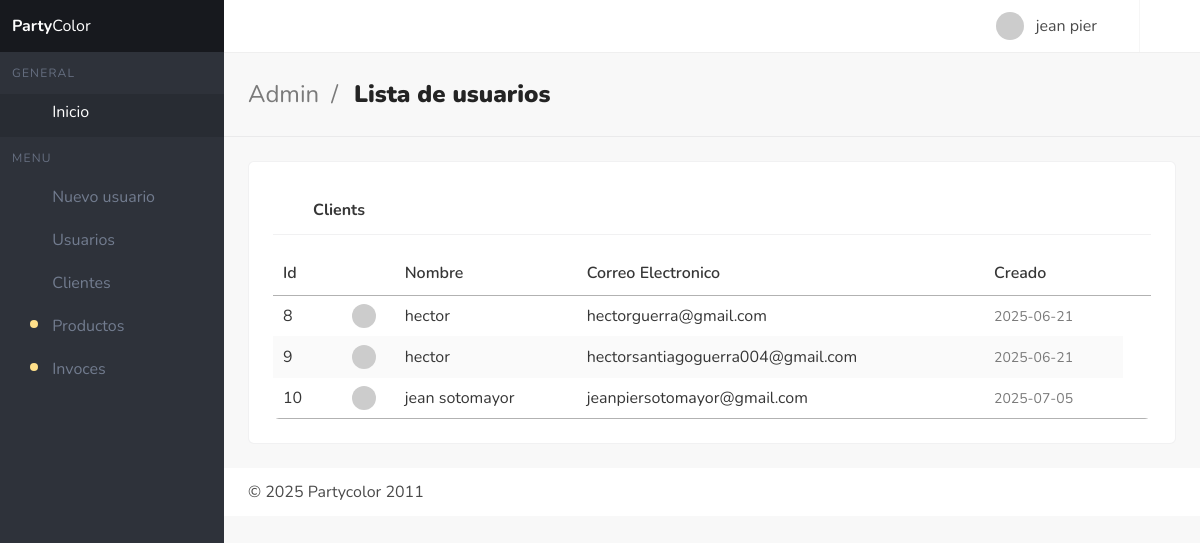
Screenshot of /interface/front-end/views/usuariosTienda.php (signed in) with the database file from the repository.
### tables this page shows
CREATE TABLE `users` (
  `id` int(11) NOT NULL,
  `name` varchar(255) NOT NULL,
  `email` varchar(255) NOT NULL,
  `password` varchar(255) NOT NULL,
  `fecha_creacion` date NOT NULL DEFAULT current_timestamp(),
  `token` varchar(255) NOT NULL,
  `password_request` int(11) NOT NULL DEFAULT 2
);

### interface/back-end/funciones/traerUsuariosTienda.php (called while the page is built)
<?php
$con = new conexion();
$pdo = $con->conectar();
try {
    $sql = "SELECT id, name, email, fecha_creacion FROM users";
$stmt = $pdo->prepare($sql);
$stmt->execute();
$resultado = $stmt->fetchALL(PDO::FETCH_ASSOC);
} catch (PDOexception $e) {
    echo "Error en la consulta: " . $e->getMessage();
};
?>

### interface/front-end/views/usuariosTienda.php (the view, shortened to what this page needs)
<?php
if (!isset($_SESSION['id']) || !isset($_SESSION['name']) || $_SESSION['rol'] != 1) {
  echo "<meta http-equiv='refresh' content='0; url=index.php?alert=1'>";
} else {
  require_once '../../back-end/funciones/traerUsuariosTienda.php'
?>
  <!DOCTYPE html>
  <html lang="en" class="has-aside-left has-aside-mobile-transition has-navbar-fixed-top has-aside-expanded">
  <head>
    <link rel="stylesheet" href="../assets/css/vistaDeUsuarios.css">
    <link rel="stylesheet" href="../assets/css/main.min.css">
    <link rel="stylesheet" type="text/css" href="https://cdn.datatables.net/1.11.5/css/jquery.dataTables.min.css">
  </head>
  <body>
    <div id="app">
      <?php require_once '../components/nav.php' ?>
      <?php require_once '../components/aside.php' ?>
      <section class="section is-title-bar">
        <div class="level">
          <div class="level-left">
            <div class="level-item">
              <ul>
                <li>Admin</li>
                <li>Lista de usuarios</li>
              </ul>
            </div>
          </div>
        </div>
      </section>
      <section class="section is-main-section">
        <div class="card has-table">
          <header class="card-header">
            <p class="card-header-title">
              <span class="icon"><i class="mdi mdi-account-multiple"></i></span>
              Clients
            </p>
          </header>
          <div class="card-content">
            <div class="b-table has-pagination">
              <div class="table-wrapper has-mobile-cards">
                <table id="myTable" class="table is-fullwidth is-striped is-hoverable is-fullwidth">
                  <thead>
                    <tr>
                      <th>
                        Id
                      </th>
                      <th></th>
                      <th>Nombre</th>
                      <th>Correo Electronico</th>
                      <th>Creado</th>
                      <th></th>
                    </tr>
                  </thead>
                  <tbody>
                    <?php foreach ($resultado as $usuario) { ?>
                      <tr>
                        <td class="is-checkbox-cell">
                          <?php echo $usuario['id'] ?>
                        </td>
                        <td class="is-image-cell">
                          <div class="image">
                            <img src="https://avatars.dicebear.com/v2/initials/rebecca-bauch.svg" class="is-rounded">
                          </div>
                        </td>
                        <td data-label="Nombre"><?php echo $usuario['name'] ?></td>
                        <td data-label="Email"><?php echo $usuario['email'] ?></td>
                        <td data-label="Created">
                          <small class="has-text-grey is-abbr-like"><?php echo $usuario['fecha_creacion'] ?></small>
                        </td>
                      </tr>
                    <?php } ?>
                  </tbody>
                </table>
              </div>
            </div>
          </div>
        </div>
      </section>
    </div>
    <?php require '../components/footer.php' ?>
    <link rel="stylesheet" href="https://cdn.materialdesignicons.com/4.9.95/css/materialdesignicons.min.css">
  </body>
  </html>
<?php
}
?>

### interface/front-end/assets/css/vistaDeUsuarios.css (style rules this page uses)
.card { padding: 3vh; }
.table-wrapper { padding-top: 2vh !important; }

### rows the page displays
users: id "8", name "hector", email "hectorguerra@gmail.com", fecha_creacion "2025-06-21"
users: id "9", name "hector", email "hectorsantiagoguerra004@gmail.com", fecha_creacion "2025-06-21"
users: id "10", name "jean sotomayor", email "jeanpiersotomayor@gmail.com", fecha_creacion "2025-07-05"

### other values shown
$_SESSION['name'] "jean pier"
